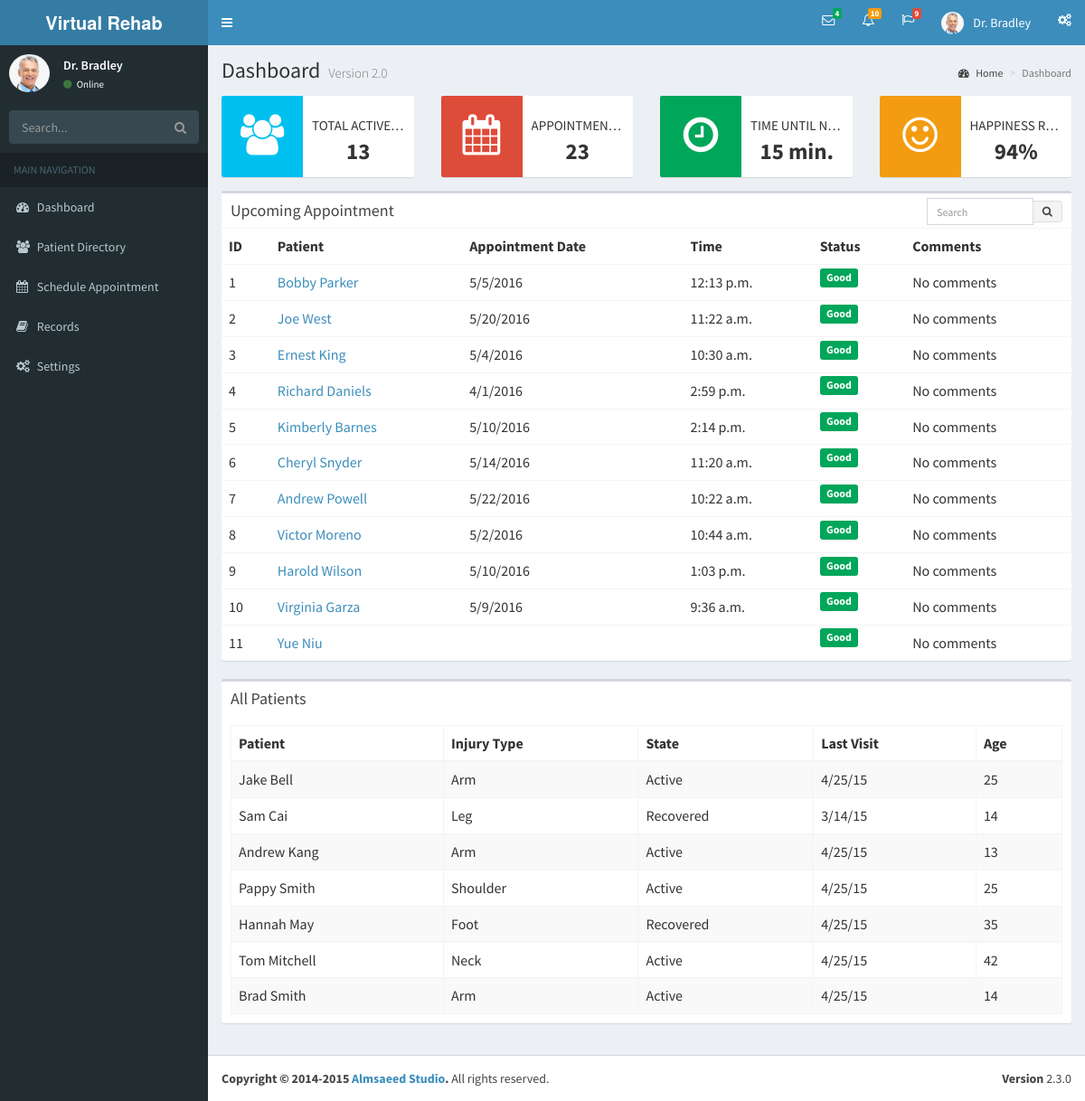
The page / on the database its author committed.
### dashboard/models.py (models this page shows, shortened)
@python_2_unicode_compatible
class Patient(models.Model):
    doctor = models.ForeignKey(Doctor, on_delete=models.CASCADE)
    GENDER_CHOICES = (
        ('Male', 'Male'),
        ('Female', 'Female'),
    )
    first_name = models.CharField(max_length=20)
    last_name = models.CharField(max_length=20)
    def _get_full_name(self):
        return '%s %s' % (self.first_name, self.last_name)
    full_name = property(_get_full_name)
    DOB = models.DateField()
    def get_age(self):
        today = date.today()
        delta = today - self.DOB
        return delta.days / 365
    age = property(get_age)
    pub_date = models.DateTimeField('date published')
    last_appointment = models.DateTimeField(null=True, blank=True)
    gender = models.CharField(max_length=1, choices=GENDER_CHOICES)
    rehab_focus = models.CharField(max_length=20)
    phone_number = models.CharField(max_length=10)
    address = models.CharField(max_length=50)
    previous_injuries = models.CharField(max_length=50)
    notes = models.CharField(max_length=200)
    recovery_percentage = models.IntegerField(default=0)
    dummy_image = models.CharField(max_length=200, default="http://pixel.nymag.com/imgs/daily/intelligencer/2015/08/10/10-donald-trump-debate.w750.h560.2x.jpg")
    next_appointment = models.DateTimeField(null=True, blank=True)

### dashboard/views.py (the view)
# urls.py: url(r'^$', views.index, name='index'),
def index(request):
    upcoming_appointments = "temp"
    patient_list = Patient.objects.all()
    context = {
        'upcoming_appointments': upcoming_appointments,
        'patient_list': patient_list
        }
    return render(request, 'dashboard/index.html', context)

### dashboard/templates/dashboard/index.html (shortened to what this page needs)
{% extends 'base.html' %}
{% load staticfiles %}
{% block content %}
      <div class="content-wrapper" style="min-height:100%">
        <section class="content-header">
          <h1>
            Dashboard
            <small>Version 2.0</small>
          </h1>
          <ol class="breadcrumb">
            <li><a href="#"><i class="fa fa-dashboard"></i> Home</a></li>
            <li class="active">Dashboard</li>
          </ol>
        </section>
        <section class="content">
          <div class="row">
            <div class="col-md-3 col-sm-6 col-xs-12">
              <div class="info-box">
                <span class="info-box-icon bg-aqua"><i style="margin-top: 20px;" class="fa fa-users"></i></span>
                <div style="text-align:center;" class="info-box-content">
                  <span class="info-box-text" style="font-size:15px; padding-top:17px;">Total Active Patients</span>
                  <span class="info-box-number" style="font-size:25px;">13<small></small></span>
                </div>
              </div>
            </div>
            <div class="col-md-3 col-sm-6 col-xs-12">
              <div class="info-box">
                <span class="info-box-icon bg-red"><i style="margin-top: 20px;" class="fa fa-calendar"></i></span>
                <div style="text-align:center;" class="info-box-content">
                  <span class="info-box-text" style="font-size:15px; padding-top:17px;">Appointments this Week</span>
                  <span class="info-box-number" style="font-size:25px;">23</span>
                </div>
              </div>
            </div>
            <div class="col-md-3 col-sm-6 col-xs-12">
              <div style="text-align:center;" class="info-box">
                <span class="info-box-icon bg-green"><i style="margin-top: 20px;" class="fa fa-clock-o"></i></span>
                <div class="info-box-content">
                  <span class="info-box-text" style="font-size:15px; padding-top:17px;">Time until next Appointment</span>
                  <span class="info-box-number" style="font-size:25px;">15 min.</span>
                </div>
              </div>
            </div>
            <div class="col-md-3 col-sm-6 col-xs-12">
              <div style="text-align:center;" class="info-box">
                <span class="info-box-icon bg-yellow"><i style="margin-top: 20px;" class="fa fa-smile-o"></i></span>
                <div class="info-box-content">
                  <span class="info-box-text" style="font-size:15px; padding-top:17px;">Happiness Rating</span>
                  <span class="info-box-number" style="font-size:25px;">94%</span>
                </div>
              </div>
            </div>
          </div>
          <div class="row">
            <div class="col-xs-12">
              <div class="box">
                <div class="box-header">
                  <h3 class="box-title">Upcoming Appointment</h3>
                  <div class="box-tools">
                    <div class="input-group" style="width: 150px;">
                      <input type="text" name="table_search" class="form-control input-sm pull-right" placeholder="Search">
                      <div class="input-group-btn">
                        <button class="btn btn-sm btn-default"><i class="fa fa-search"></i></button>
                      </div>
                    </div>
                  </div>
                </div>
                <div class="box-body table-responsive no-padding">
                  <table class="table table-hover">
                    <tr>
                      <th>ID</th>
                      <th>Patient</th>
                      <th>Appointment Date</th>
                      <th>Time</th>
                      <th>Status</th>
                      <th>Comments</th>
                    </tr>
                    {% for patient in patient_list %}
                      <tr>
                        <td>{{ patient.id }}</td>
                        <td><a href="{% url 'dashboard:profile' patient.id %}">{{ patient.full_name }}</a></td>
                        <td>{{ patient.next_appointment|date:'n/j/Y' }}</td>
                        <td>{{ patient.next_appointment|date:'P' }}</td>
                        <td><span class="label label-success">Good</span></td>
                        <td>No comments</td>
                      </tr>
                    {% endfor %}
                  </table>
                </div>
              </div>
            </div>
          </div>
                    <div class="row">
            <div class="col-xs-12">
              <div class="box">
                <div class="box-header">
                  <h3 class="box-title">All Patients</h3>
                </div>
                <div class="box-body">
                  <table id="example1" class="table table-bordered table-striped">
                    <thead>
                      <tr>
                        <th>Patient</th>
                        <th>Injury Type</th>
                        <th>State</th>
                        <th>Last Visit</th>
                        <th>Age</th>
                      </tr>
                    </thead>
                    <tbody>
                      <tr>
                        <td>Jake Bell</td>
                        <td>Arm</td>
                        <td>Active</td>
                        <td> 4/25/15</td>
                        <td>25</td>
                      </tr>
                      <tr>
                        <td>Sam Cai</td>
                        <td>Leg</td>
                        <td>Recovered</td>
                        <td>3/14/15</td>
                        <td>14</td>
                      </tr>
                       <tr>
                        <td>Andrew Kang</td>
                        <td>Arm</td>
                        <td>Active</td>
                        <td> 4/25/15</td>
                        <td>13</td>
                      </tr>
                       <tr>
                        <td>Pappy Smith</td>
                        <td>Shoulder</td>
                        <td>Active</td>
                        <td> 4/25/15</td>
                        <td>25</td>
                      </tr>
                       <tr>
                        <td>Hannah May</td>
                        <td>Foot</td>
                        <td>Recovered</td>
                        <td> 4/25/15</td>
                        <td>35</td>
                      </tr>
                       <tr>
                        <td>Tom Mitchell</td>
                        <td>Neck</td>
                        <td>Active</td>
                        <td> 4/25/15</td>
                        <td>42</td>
                      </tr>
                       <tr>
                        <td>Brad Smith</td>
                        <td>Arm</td>
                        <td>Active</td>
                        <td> 4/25/15</td>
                        <td>14</td>
                      </tr>
                  </table>
                </div>
              </div>
            </div>
          </div>
        </section>
      </div>
      <footer class="main-footer">
        <div class="pull-right hidden-xs">
          <b>Version</b> 2.3.0
        </div>
        <strong>Copyright &copy; 2014-2015 <a href="http://almsaeedstudio.com">Almsaeed Studio</a>.</strong> All rights reserved.
      </footer>
{% endblock %}

### dashboard/templates/base.html (style rules this page uses)
h3 { color: red; }

### rows shown on the page
Patient: id "1", full_name "Bobby Parker", next_appointment "5/5/2016", next_appointment "12:13 p.m."
Patient: id "2", full_name "Joe West", next_appointment "5/20/2016", next_appointment "11:22 a.m."
Patient: id "3", full_name "Ernest King", next_appointment "5/4/2016", next_appointment "10:30 a.m."
Patient: id "4", full_name "Richard Daniels", next_appointment "4/1/2016", next_appointment "2:59 p.m."
Patient: id "5", full_name "Kimberly Barnes", next_appointment "5/10/2016", next_appointment "2:14 p.m."
Patient: id "6", full_name "Cheryl Snyder", next_appointment "5/14/2016", next_appointment "11:20 a.m."
Patient: id "7", full_name "Andrew Powell", next_appointment "5/22/2016", next_appointment "10:22 a.m."
Patient: id "8", full_name "Victor Moreno", next_appointment "5/2/2016", next_appointment "10:44 a.m."
Patient: id "9", full_name "Harold Wilson", next_appointment "5/10/2016", next_appointment "1:03 p.m."
Patient: id "10", full_name "Virginia Garza", next_appointment "5/9/2016", next_appointment "9:36 a.m."
Patient: id "11", full_name "Yue Niu"
